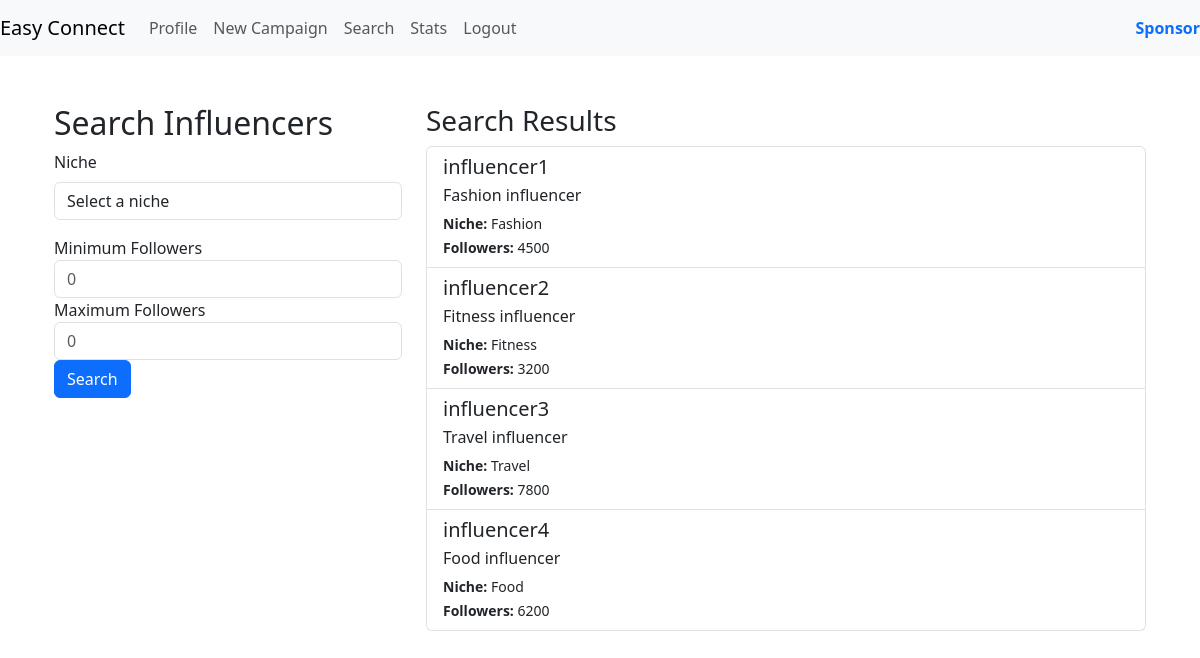
/influencer_search (signed in), run on the app's committed database.
### models.py (models this page shows)
class InfluencerProfile(db.Model):
    __tablename__ = 'influencer_profile'
    influencer_id = db.Column(db.Integer, primary_key=True, autoincrement=True)
    id = db.Column(db.Integer, db.ForeignKey('user.id'), nullable=False)
    name = db.Column(db.String(64), nullable=True)
    niche = db.Column(db.String(32))
    followers = db.Column(db.Integer)
    bio = db.Column(db.String(256))
    user = db.relationship('User', backref=db.backref('influencer_profiles', lazy=True))

class User(db.Model):
    __tablename__ = 'user'
    id = db.Column(db.Integer, primary_key=True, autoincrement=True)
    role_id = db.Column(db.Integer, db.ForeignKey('user_role.role_id'), nullable=False)
    username = db.Column(db.String(32), nullable=False, unique=True)
    email_id = db.Column(db.String(64),  nullable=False)
    password = db.Column(db.String(64), nullable=False)
    is_flagged = db.Column(db.Boolean ,default=False)
    role = db.relationship('UserRole', backref=db.backref('users', lazy=True))

### routes.py (the view, shortened to what this page needs)
@app.route('/influencer_search', methods=['GET', 'POST'])
@auth_rep
def sponsor_search():  # will be used by sponsors and admin to search influencers
    if session['role_id'] == 1:
        query = InfluencerProfile.query
    else:
       query = InfluencerProfile.query.join(User).filter(User.is_flagged == False)
    search_results = query.all()
    return render_template('influencer_search.html', search_results=search_results)

### routes.py (called while the page is built)
def auth_rep(func):
    @wraps(func)
    def inner(*args,**kwargs):
        if 'user_id' in session:
            user = User.query.get(session['user_id'])
            if user.is_flagged:
                flash('Your account is flagged and cannot perform this action.', 'error')
                return redirect(url_for('login'))
            return func(*args,**kwargs)
        else:
            flash('You are not logged in,Please login to proceed','error')
            return redirect(url_for('login'))
    return inner

### templates/influencer_search.html (shortened to what this page needs)
{% extends 'layout.html' %}
{% block content %}
<div class="container">
    <div class="row">
        <div class="col-md-4">
            <h2>Search Influencers</h2>
            <form action="{{ url_for('sponsor_search') }}" method="POST">
                <div class="mb-3">
                    <label for="niche" class="form-label">Niche</label>
                    <select id="niche" name="niche" class="form-control">
                        <option value="" disabled selected>Select a niche</option>
                    </select>
                </div>
                <div class="form-group">
                    <label for="min_followers">Minimum Followers</label>
                    <input type="number" name="min_followers" id="min_followers" class="form-control" placeholder="0">
                </div>
                <div class="form-group">
                    <label for="max_followers">Maximum Followers</label>
                    <input type="number" name="max_followers" id="max_followers" class="form-control" placeholder="0">
                </div>
                <button type="submit" class="btn btn-primary">Search</button>
            </form>
        </div>
        <div class="col-md-8">
            <h3>Search Results</h3>
            <div class="list-group">
                {% if search_results %}
                    {% for influencer in search_results %}
                        <a href="{{ url_for('view_profile', user_id=influencer.id) }}" class="list-group-item list-group-item-action">
                            <h5 class="mb-1">{{ influencer.user.username }}</h5>
                            <p class="mb-1">{{ influencer.bio }}</p>
                            <small><strong>Niche:</strong> {{ influencer.niche }}</small><br>
                            <small><strong>Followers:</strong> {{ influencer.followers }}</small>
                        </a>
                    {% endfor %}
                {% else %}
                    <p>No influencers found matching your criteria.</p>
                {% endif %}
            </div>
        </div>
    </div>
</div>
{% endblock %}

### data on the page
InfluencerProfile: user.username "influencer1", bio "Fashion influencer", niche "Fashion", followers "4500"
InfluencerProfile: user.username "influencer2", bio "Fitness influencer", niche "Fitness", followers "3200"
InfluencerProfile: user.username "influencer3", bio "Travel influencer", niche "Travel", followers "7800"
InfluencerProfile: user.username "influencer4", bio "Food influencer", niche "Food", followers "6200"
